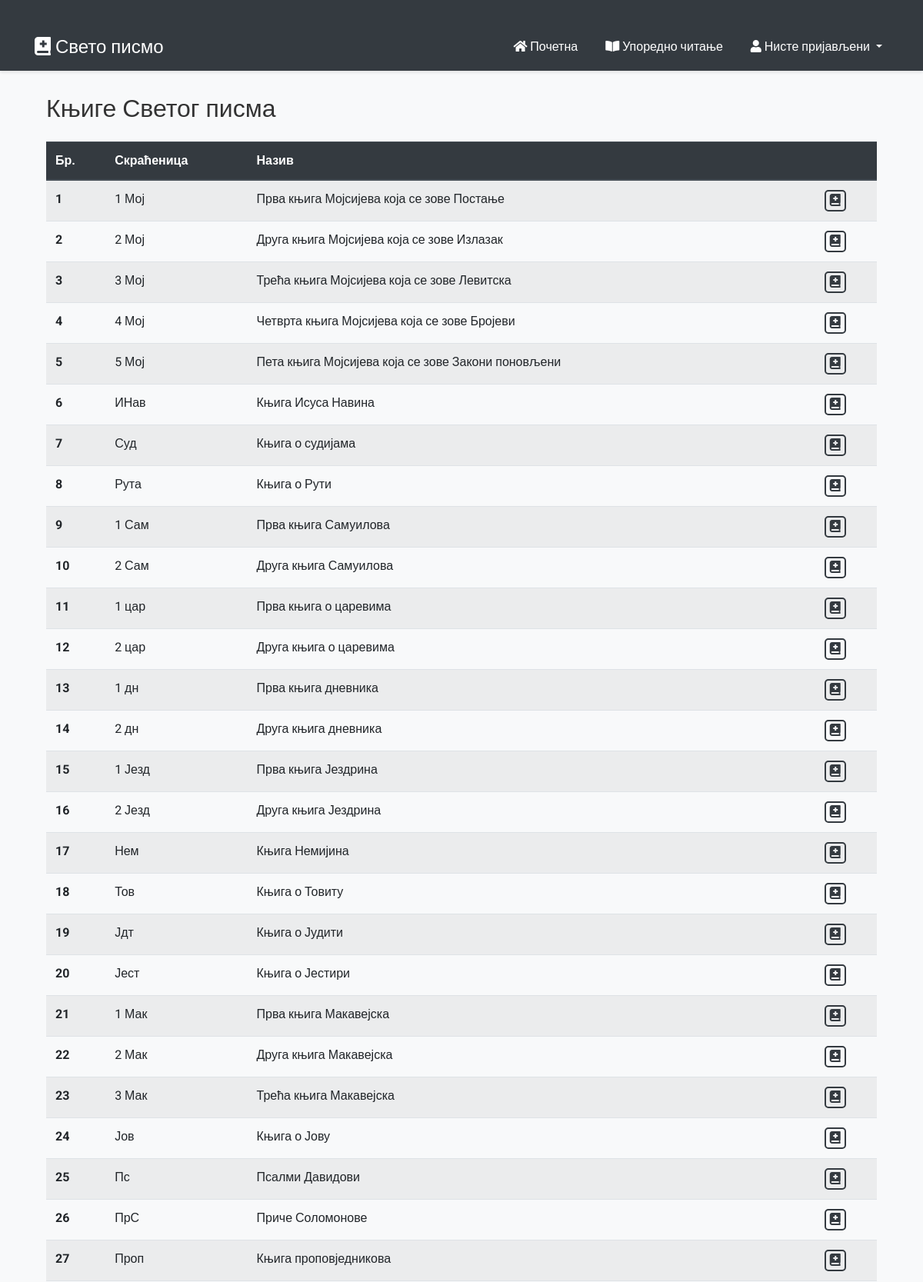
The page / (upper part) on the database its author committed.
### verse_fetcher/models.py (models this page shows, shortened)
class Books(models.Model):
    id = models.AutoField(primary_key=True)  # Explicit primary key
    acronym = models.TextField()
    title = models.TextField()
    class Meta:
        managed = False  # Keep this if you don't want Django to manage the table
        db_table = 'books'

### web_page/views.py (the view)
# urls.py: path("", views.index, name="index"),
def index(request):
    books = Books.objects.all()
    return render(request, "web_page/index.html", {
        "books": books
    })

### web_page/templates/web_page/index.html
{% extends "web_page/layout.html" %}
{% block body %}
<div class="container">
    <h2 class="my-4 unselectable">Књиге Светог писма</h2>
    <div class="table-responsive">
        <table class="table table-striped table-hover">
            <thead class="thead-dark">
                <tr>
                    <th scope="col" class="unselectable">Бр.</th>
                    <th scope="col" class="unselectable">Скраћеница</th>
                    <th scope="col" class="unselectable">Назив</th>
                    <th scope="col"></th>
                </tr>
            </thead>
            <tbody>
                {% for book in books %}
                <tr>
                    <th scope="row" class="unselectable">{{ forloop.counter }}</th>
                    <td>{{ book.acronym }}</td>
                    <td>{{ book.title }}</td>
                    <td><a href="{% url 'show_book' book_id=book.id %}" class="btn btn-outline-primary"><i class='fas fa-book-medical'></i></a></td>
                </tr>
                {% endfor %}
            </tbody>
        </table>
    </div>
</div>
{% endblock %}

### web_page/templates/web_page/layout.html (shortened to what this page needs)
{% load static %}
<!DOCTYPE html>
<html lang="sr">
<head>
    <link rel="stylesheet" href="https://stackpath.bootstrapcdn.com/bootstrap/4.4.1/css/bootstrap.min.css">
    <link rel="stylesheet" href="https://cdnjs.cloudflare.com/ajax/libs/font-awesome/5.15.4/css/all.min.css">
    <link rel="stylesheet" href="{% static 'web_page/css/styles.css' %}">
</head>
<body>
    <nav class="navbar navbar-expand-lg navbar-dark unselectable">
        <div class="container">
            <a class="navbar-brand" href="{% url 'index' %}"><i class='fas fa-book-medical'></i> Свето писмо</a>
            <div class="collapse navbar-collapse" id="navbarNav">
                <ul class="navbar-nav ml-auto">
                    <li class="nav-item">
                        <a class="nav-link" href="{% url 'index' %}"><i class="fas fa-home"></i> Почетна</a>
                    </li>
                    <li class="nav-item">
                        <a class="nav-link" href="{% url 'comparative reading' %}"><i class="fas fa-book-open"></i> Упоредно читање</a>
                    </li>
                    <li class="nav-item dropdown">
                        <a class="nav-link dropdown-toggle" href="#" id="navbarDropdown" role="button" data-toggle="dropdown" aria-haspopup="true" aria-expanded="false">
                            <i class="fas fa-user"></i> {% if user.is_authenticated %}<strong>{{ user.username }}</strong> {% else %} Нисте пријављени {% endif %}
                        </a></strong>
                    </li>
                </ul>
            </div>
        </div>
    </nav>
    <div class="container">
        {% block body %}
        {% endblock %}
    </div>
</body>
</html>

### web_page/static/web_page/css/styles.css (style rules this page uses)
body { font-family: 'Roboto', sans-serif; background-color: #f8f9fa; color: #333; }
.container { margin-top: 30px; }
.unselectable { -webkit-user-select: none; -moz-user-select: none; -ms-user-select: none; user-select: none; }
.navbar { background-color: #343a40; box-shadow: 0 2px 4px rgba(0, 0, 0, 0.1); }
.navbar-brand { font-size: 1.5rem; font-weight: 500; color: #fff !important; }
.navbar-nav .nav-link { color: #fff !important; font-weight: 400; margin-left: 20px; }
.btn-outline-primary { background-color: transparent; border: 2px solid #343a40; color: #343a40; padding: 0px 5px; font-size: 16px; font-weight: 500; border-radius: 5px; cursor: pointer; transition: background-color 0.3s ease, color 0.3s ease, border-color 0.3s ease; }
a { color: #ffc107; text-decoration: none; transition: color 0.3s ease; }

### rows shown on the page
Books: acronym "1 Мој", title "Прва књига Мојсијева која се зове Постање"
Books: acronym "2 Мој", title "Друга књига Мојсијева која се зове Излазак"
Books: acronym "3 Мој", title "Трећа књига Мојсијева која се зове Левитска"
Books: acronym "4 Мој", title "Четврта књига Мојсијева која се зове Бројеви"
Books: acronym "5 Мој", title "Пета књига Мојсијева која се зове Закони поновљени"
Books: acronym "ИНав", title "Књига Исуса Навина"
Books: acronym "Суд", title "Књига о судијама"
Books: acronym "Рута", title "Књига о Рути"
Books: acronym "1 Сам", title "Прва књига Самуилова"
Books: acronym "2 Сам", title "Друга књига Самуилова"
Books: acronym "1 цар", title "Прва књига о царевима"
Books: acronym "2 цар", title "Друга књига о царевима"
Books: acronym "1 дн", title "Прва књига дневника"
Books: acronym "2 дн", title "Друга књига дневника"
Books: acronym "1 Језд", title "Прва књига Јездрина"
Books: acronym "2 Језд", title "Друга књига Јездрина"
Books: acronym "Нем", title "Књига Немијина"
Books: acronym "Тов", title "Књига о Товиту"
Books: acronym "Јдт", title "Књига о Јудити"
Books: acronym "Јест", title "Књига о Јестири"
Books: acronym "1 Мак", title "Прва књига Макавејска"
Books: acronym "2 Мак", title "Друга књига Макавејска"
Books: acronym "3 Мак", title "Трећа књига Макавејска"
Books: acronym "Јов", title "Књига о Јову"
Books: acronym "Пс", title "Псалми Давидови"
Books: acronym "ПрС", title "Приче Соломонове"
Books: acronym "Проп", title "Књига проповједникова"
